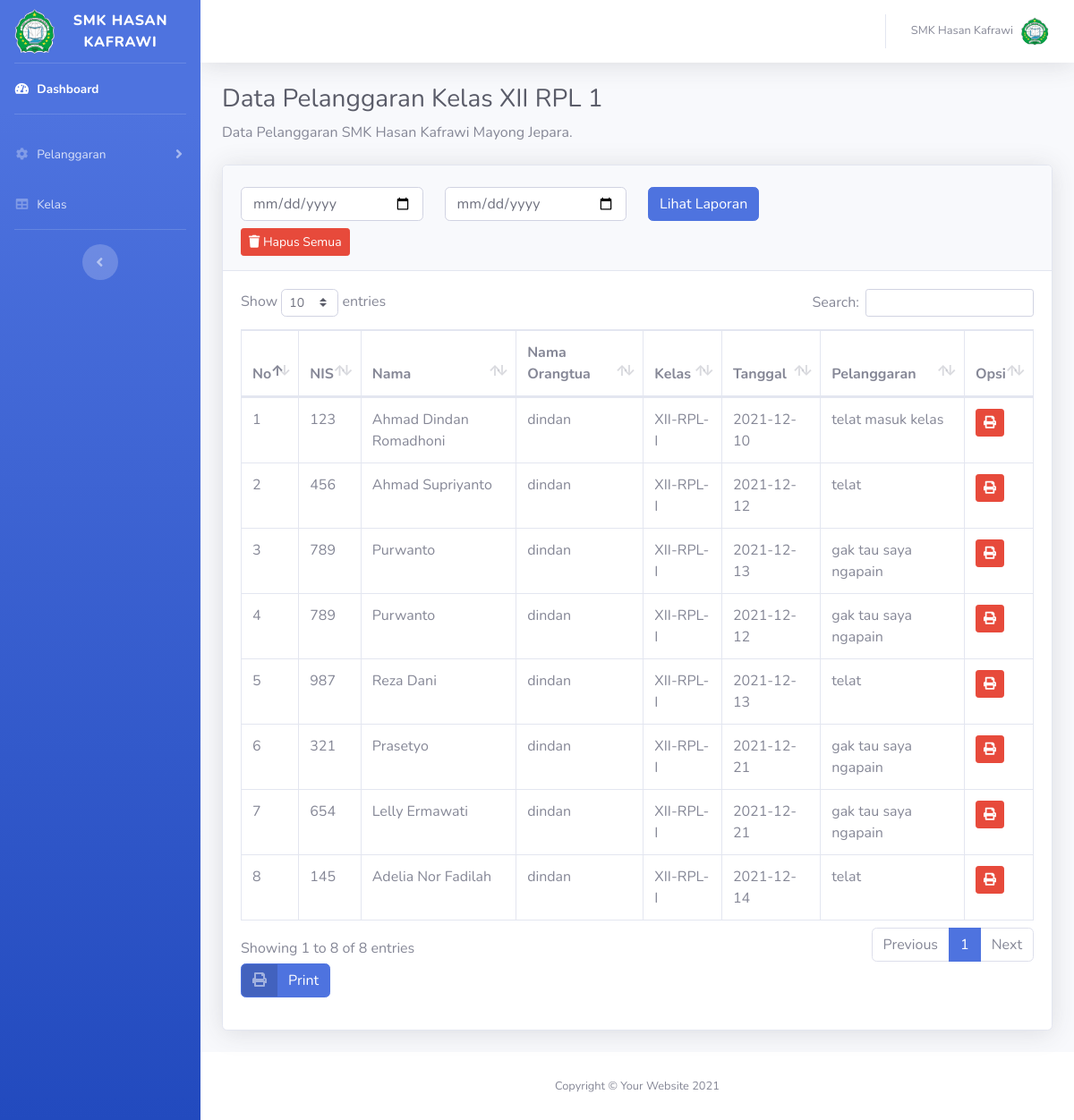
Page /admin/dataxiirpl1.php (signed in) on the committed database.
### tables this page shows
CREATE TABLE `pelanggaran` (
  `no_peringatan` int(11) NOT NULL,
  `nis` int(40) NOT NULL,
  `nama_user` varchar(60) NOT NULL,
  `nama_wali` varchar(60) NOT NULL,
  `nama_kelas` varchar(15) NOT NULL,
  `tanggal` date NOT NULL,
  `pelanggaran` varchar(100) NOT NULL
);

### admin/dataxiirpl1.php (the view, shortened to what this page needs)
<?php
include 'sess_check.php';
$admin = mysqli_query($koneksi,"SELECT * FROM admin ORDER BY admin_id DESC");
$a = mysqli_fetch_array($admin);
?>
<!DOCTYPE html>
<html lang="en">
<head>
    <link href="../assets/vendor/fontawesome-free/css/all.min.css" rel="stylesheet" type="text/css">
    <link href="../assets/css/sb-admin-2.min.css" rel="stylesheet">
    <link href="../assets/vendor/datatables/dataTables.bootstrap4.min.css" rel="stylesheet">
</head>
<body id="page-top">
    <div id="wrapper">
        <ul class="navbar-nav bg-gradient-primary sidebar sidebar-dark accordion" id="accordionSidebar">
            <a class="sidebar-brand d-flex align-items-center justify-content-center" href="index.php">
                <div class="sidebar-brand-icon">
                    <img src="../assets/img/logo.png" width="45px" alt="">
                </div>
                <div class="sidebar-brand-text mx-3">SMK Hasan Kafrawi</div>
            </a>
            <hr class="sidebar-divider my-0">
            <li class="nav-item active">
                <a class="nav-link" href="index.php">
                    <i class="fas fa-fw fa-tachometer-alt"></i>
                    <span>Dashboard</span></a>
            </li>
            <hr class="sidebar-divider">
            <li class="nav-item">
                <a class="nav-link collapsed" href="#" data-toggle="collapse" data-target="#collapseTwo"
                    aria-expanded="true" aria-controls="collapseTwo">
                    <i class="fas fa-fw fa-cog"></i>
                    <span>Pelanggaran</span>
                </a>
            </li>
            <li class="nav-item">
                <a class="nav-link" href="data_kelas.php">
                    <i class="fas fa-fw fa-table"></i>
                    <span>Kelas</span></a>
            </li>
            <hr class="sidebar-divider d-none d-md-block">
            <div class="text-center d-none d-md-inline">
                <button class="rounded-circle border-0" id="sidebarToggle"></button>
            </div>
        </ul>
        <div id="content-wrapper" class="d-flex flex-column">
            <div id="content">
                <nav class="navbar navbar-expand navbar-light bg-white topbar mb-4 static-top shadow">
                    <ul class="navbar-nav ml-auto">
                        <li class="nav-item dropdown no-arrow">
                            <a class="nav-link dropdown-toggle" href="#" id="userDropdown" role="button"
                                data-toggle="dropdown" aria-haspopup="true" aria-expanded="false">
                                <span class="mr-2 d-none d-lg-inline text-gray-600 small"><?= $a['nama_adm']; ?></span>
                                <img class="img-profile rounded-circle"
                                    src="../assets/img/logo.png">
                            </a>
                        </li>
                    </ul>
                </nav>
                <div class="container-fluid">
                    <h1 class="h3 mb-2 text-gray-800">Data Pelanggaran Kelas XII RPL 1</h1>
                    <p class="mb-4">Data Pelanggaran SMK Hasan Kafrawi Mayong Jepara.</p>
                    <div class="card shadow mb-4">
                        <div class="card-header py-3">
                        <form method="get" name="laporan" enctype="multipart/form-data" onSubmit="return valid();">
                            <div class="row">
                            <div class="col-sm-3 mt-2">
                                <div class="form-grup">
                                <input type="date" name="awal" class="form-control" required>
                                </div>
                            </div>
                                <div class="col-sm-3 mt-2">
                                <div class="form-grup">
                                <input type="date" name="akhir" class="form-control" required>
                                </div>
                                </div>
                                <div class="col-sm-3 mt-2">
                                    <div class="form-grup">
                                <input type="submit" name="submit" class="btn btn-primary" value="Lihat Laporan">
                                </div>
                                </div>
                            </div>
                            </form>
                            <a href="proses/hapus12rpl1all.php" class="btn btn-danger btn-sm mt-2"><i class="fas fa-trash"></i> Hapus Semua</a>
                            </div>
                        <div class="card-body">
                            <div class="table-responsive">
                                <table class="table table-bordered" id="dataTable" width="100%" cellspacing="0">
                                    <thead>
                                        <tr>
                                            <th width="1%">No</th>
                                            <th>NIS</th>
                                            <th>Nama</th>
                                            <th>Nama Orangtua</th>
                                            <th>Kelas</th>
                                            <th>Tanggal</th>
                                            <th>Pelanggaran</th>
                                            <th width="1%">Opsi</th>
                                        </tr>
                                    </thead>
                                    <tbody>
                                        <?php
                                            $no = 1;
                                            if(isset($_GET['submit'])){
                                                $mulai 	 = $_GET['awal'];
                                                $selesai = $_GET['akhir'];
                                                $kelas = mysqli_query($koneksi, "SELECT * FROM pelanggaran WHERE nama_kelas = 'XII-RPL-I' AND tanggal BETWEEN '".$mulai."' AND '".$selesai."' ORDER BY tanggal DESC");
                                            } else {
                                                $kelas = mysqli_query($koneksi, "SELECT * FROM pelanggaran WHERE nama_kelas = 'XII-RPL-I'");
                                            }
                                                while($d = mysqli_fetch_array($kelas)){
                                        ?>
                                        <tr>
                                            <td><?= $no++; ?></td>
                                            <td><?= $d['nis'];?></td>
                                            <td><?= $d['nama_user'];?></td>
                                            <td><?= $d['nama_wali'];?></td>
                                            <td><?= $d['nama_kelas'];?></td>
                                            <td><?= $d['tanggal'];?></td>
                                            <td><?= $d['pelanggaran'];?></td>
                                            <td>
                                                <a href="nis/laporanxiirpl1.php?nis=<?= $d['nis']; ?>" target="_blank" class="btn btn-sm btn-danger"><i class="fas fa-print"></i></a>
                                            </td>
                                        </tr>
                                        <?php } ?>
                                    </tbody>
                                </table>
                                <div class="form-group">
                                <a href="print/laporanxiirpl1.php?awal=<?php echo $mulai;?>&akhir=<?php echo $selesai;?>" target="_blank" class="btn btn-primary btn-icon-split">
                                        <span class="icon text-white-50">
                                        <i class="fas fa-print"></i>
                                        </span>
                                        <span class="text">Print</span>
                                    </a>
							</div>
                            </div>
                        </div>
                    </div>
                </div>
            </div>
            <footer class="sticky-footer bg-white">
                <div class="container my-auto">
                    <div class="copyright text-center my-auto">
                        <span>Copyright &copy; Your Website 2021</span>
                    </div>
                </div>
            </footer>
        </div>
    </div>
</body>
</html>

### rows in the picture
pelanggaran: nis "123", nama_user "Ahmad Dindan Romadhoni", nama_wali "dindan", nama_kelas "XII-RPL-I", tanggal "2021-12-10", pelanggaran "telat masuk kelas"
pelanggaran: nis "456", nama_user "Ahmad Supriyanto", nama_wali "dindan", nama_kelas "XII-RPL-I", tanggal "2021-12-12", pelanggaran "telat"
pelanggaran: nis "789", nama_user "Purwanto", nama_wali "dindan", nama_kelas "XII-RPL-I", tanggal "2021-12-13", pelanggaran "gak tau saya ngapain"
pelanggaran: nis "789", nama_user "Purwanto", nama_wali "dindan", nama_kelas "XII-RPL-I", tanggal "2021-12-12", pelanggaran "gak tau saya ngapain"
pelanggaran: nis "987", nama_user "Reza Dani", nama_wali "dindan", nama_kelas "XII-RPL-I", tanggal "2021-12-13", pelanggaran "telat"
pelanggaran: nis "321", nama_user "Prasetyo", nama_wali "dindan", nama_kelas "XII-RPL-I", tanggal "2021-12-21", pelanggaran "gak tau saya ngapain"
pelanggaran: nis "654", nama_user "Lelly Ermawati", nama_wali "dindan", nama_kelas "XII-RPL-I", tanggal "2021-12-21", pelanggaran "gak tau saya ngapain"
pelanggaran: nis "145", nama_user "Adelia Nor Fadilah", nama_wali "dindan", nama_kelas "XII-RPL-I", tanggal "2021-12-14", pelanggaran "telat"

### other values in the picture
$a['nama_adm'] "SMK Hasan Kafrawi"
